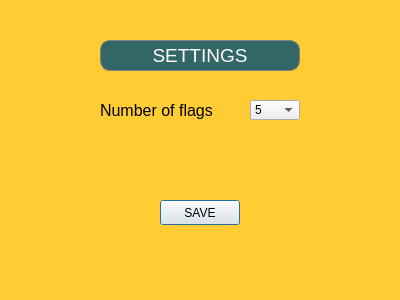
<?xml version="1.0" encoding="UTF-8"?>
<ui version="4.0">
 <class>Settings</class>
 <widget class="QDialog" name="Settings">
  <property name="geometry">
   <rect>
    <x>0</x>
    <y>0</y>
    <width>400</width>
    <height>300</height>
   </rect>
  </property>
  <property name="windowTitle">
   <string>Settings</string>
  </property>
  <property name="styleSheet">
   <string notr="true">#Settings
{
background-color: #FFCC33;

}</string>
  </property>
  <widget class="QLabel" name="label">
   <property name="geometry">
    <rect>
     <x>100</x>
     <y>40</y>
     <width>200</width>
     <height>31</height>
    </rect>
   </property>
   <property name="font">
    <font>
     <pointsize>14</pointsize>
    </font>
   </property>
   <property name="styleSheet">
    <string notr="true">#label
{
border: 1px solid gray;
border-radius: 10px;
background-color: #336666;
color: #FFFFFF;
}</string>
   </property>
   <property name="text">
    <string>SETTINGS</string>
   </property>
   <property name="alignment">
    <set>Qt::AlignCenter</set>
   </property>
  </widget>
  <widget class="QLabel" name="label_2">
   <property name="geometry">
    <rect>
     <x>100</x>
     <y>100</y>
     <width>120</width>
     <height>20</height>
    </rect>
   </property>
   <property name="font">
    <font>
     <pointsize>12</pointsize>
    </font>
   </property>
   <property name="text">
    <string>Number of flags</string>
   </property>
  </widget>
  <widget class="QComboBox" name="comboBox">
   <property name="geometry">
    <rect>
     <x>250</x>
     <y>100</y>
     <width>50</width>
     <height>20</height>
    </rect>
   </property>
   <item>
    <property name="text">
     <string>5</string>
    </property>
   </item>
   <item>
    <property name="text">
     <string>10</string>
    </property>
   </item>
   <item>
    <property name="text">
     <string>20</string>
    </property>
   </item>
   <item>
    <property name="text">
     <string>50</string>
    </property>
   </item>
   <item>
    <property name="text">
     <string>100</string>
    </property>
   </item>
  </widget>
  <widget class="QPushButton" name="pushButton">
   <property name="geometry">
    <rect>
     <x>160</x>
     <y>200</y>
     <width>80</width>
     <height>25</height>
    </rect>
   </property>
   <property name="text">
    <string>SAVE</string>
   </property>
  </widget>
 </widget>
 <resources/>
 <connections/>
</ui>
